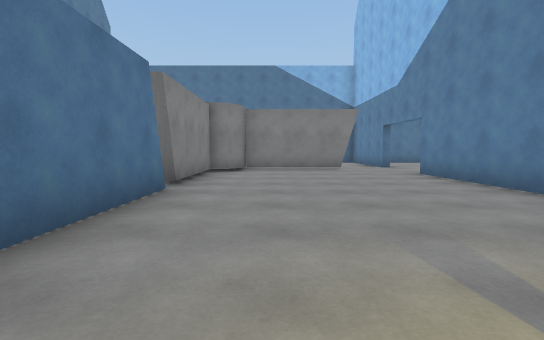
[1] (above)

22 first-person views from a walk through a Unity game level. The camera is 1.2 m above the floor, tilts 4° down and sees 85° across. The floor is counted in squares, 2 m on a side. Each view is taken from the middle of a square. On the plan, view 1 faces up. The plan holds only what a view shows up to about 9 squares ahead; the rest is blank. The player character is not drawn.

[2]
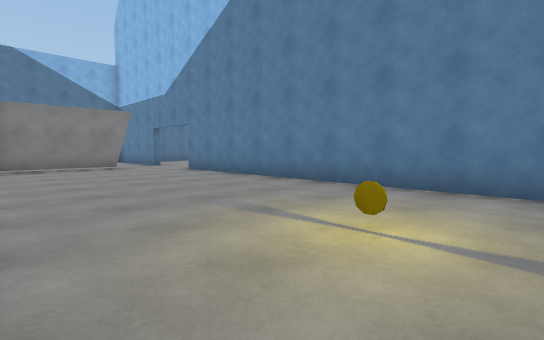

[3]
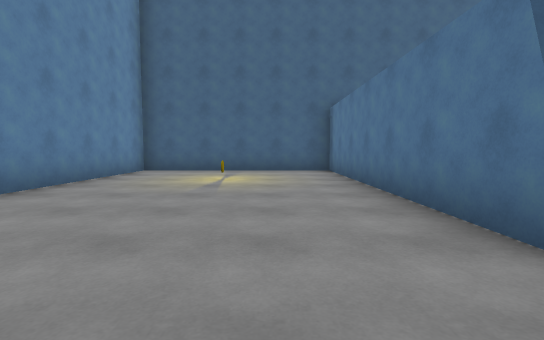

[4]
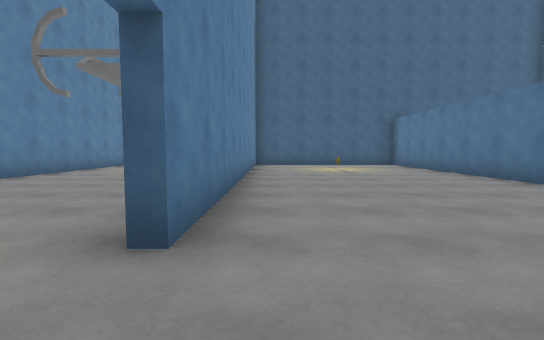

[5]
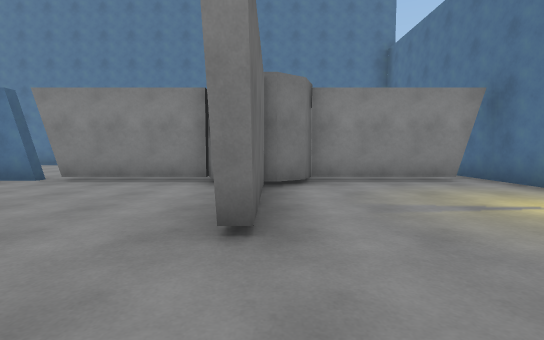

[6]
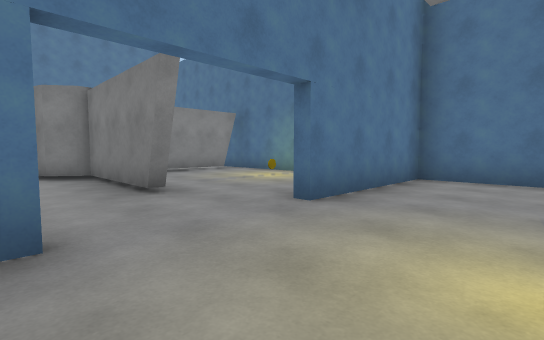

[7]
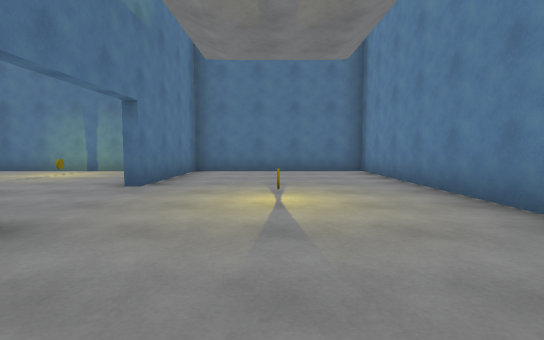

[8]
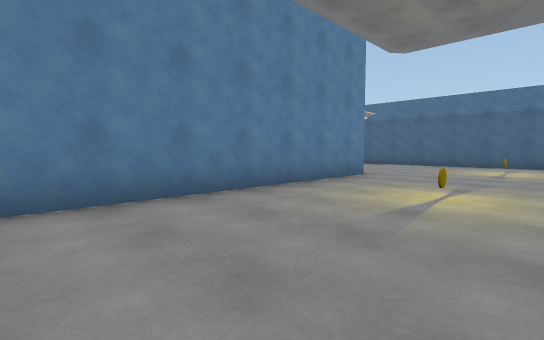

[9]
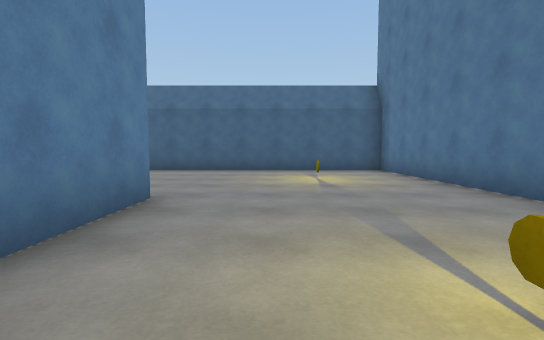

[10]
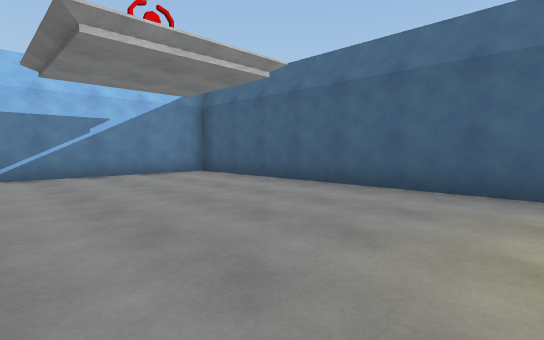

[11]
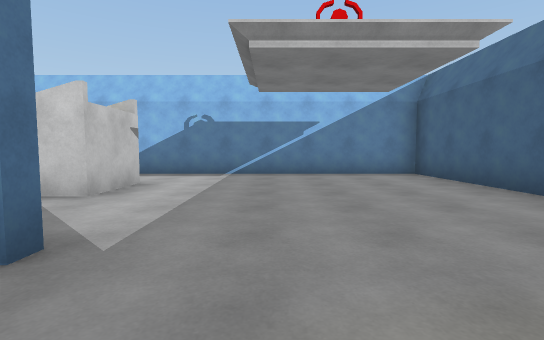

[12]
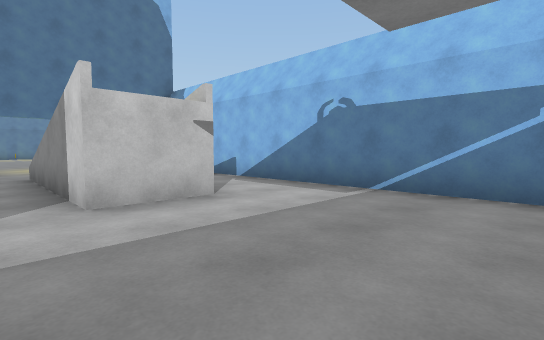

[13]
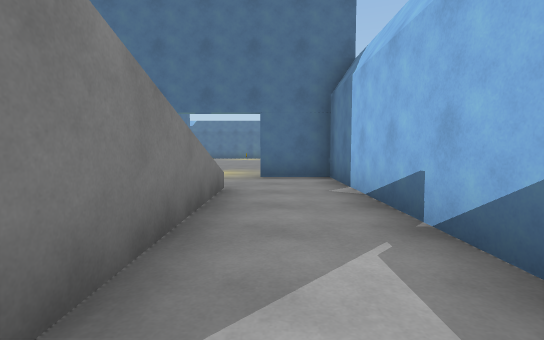

[14]
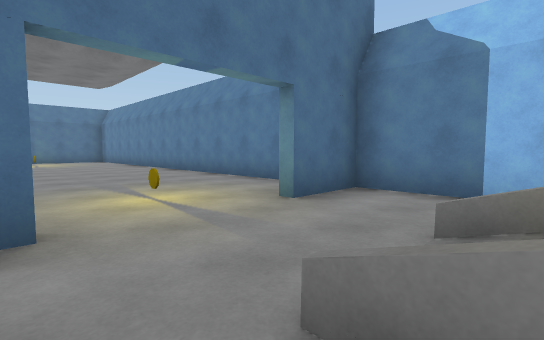

[15]
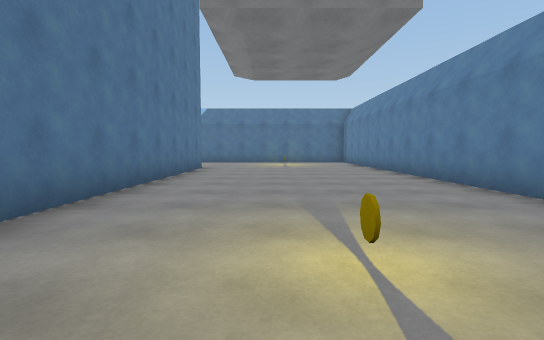

[16]
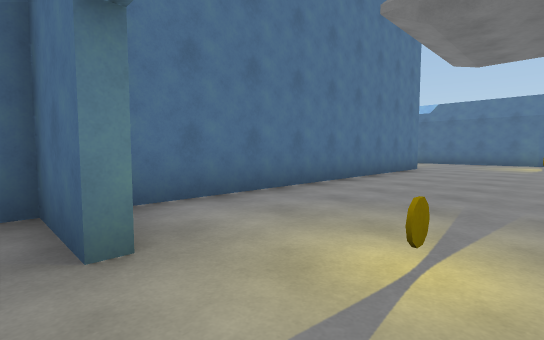

[17]
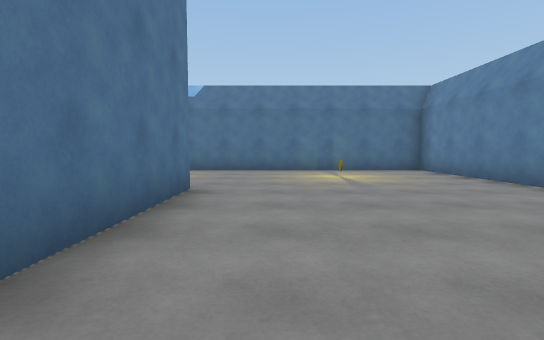

[18]
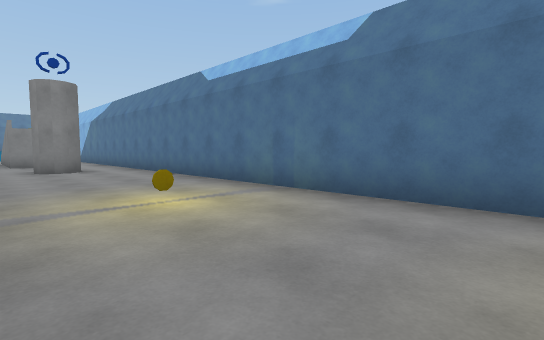

[19]
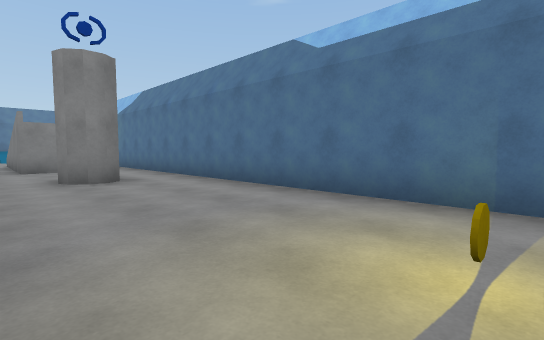

[20]
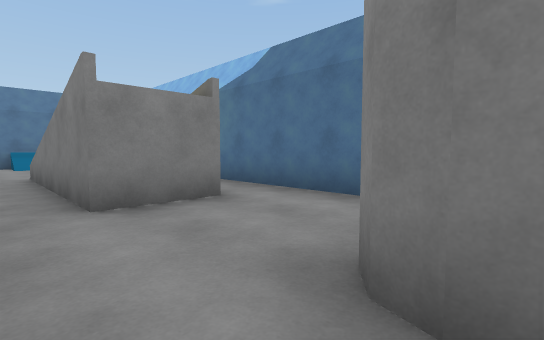

[21]
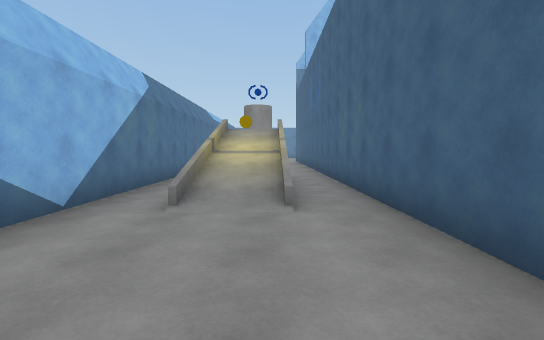

[22]
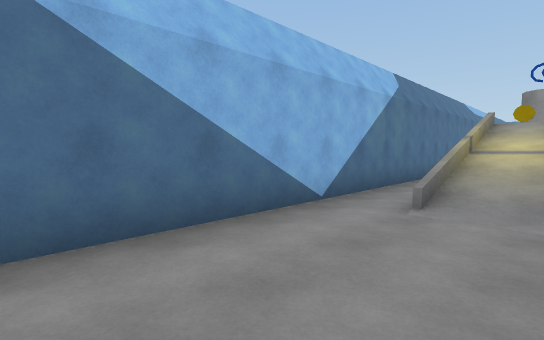

### Floor plan
Key: @ floor where view 1 was taken; # wall or solid block; x gap in a wall; . floor; / step, stairs or slope.
Columns run from 11 left of view 1 to 15 right of it. Each row starts with its distance up from view 1.
 18  ##########################
 17  .........................#
 16  /.../////..#.............#
 15 #/.../////................#
 14   ........................#
 13    ##################.....#
 12          #.....#....#.....#
 11          #.....#....#.....#
 10          #.....#....#.....#
  9          #####......#.....#
  8          ##.........#.....#
  7          #.....#....#.....#
  6          #.....#... #.....#
  5          x.....#... ##..###
  4          #.....#....#.....#
  3          #.....#....#.....#
  2          #.....#....#.//..#
  1          #.....#....#.//..#
  0          #.@...#....#.//..#
 -1          #.....#....#.//..#
 -2          #####.#....#.....#
 -3              ###..........#
 -4               #...........#
 -5               #...........#
 -6               #...........#
 -7               #...........#
 -8               #############

Positions as (right, up) in squares from view 1, and headings:
1: (0, 0), facing up
2: (-1, -1), facing up-right
3: (0, 6), facing down
4: (3, 9), facing down
5: (4, 9), facing left
6: (6, 7), facing up-left
7: (6, 5), facing up
8: (5, 4), facing down-right
9: (7, 1), facing down
10: (7, -3), facing down-right
11: (7, -4), facing right
12: (10, -5), facing up-right
13: (13, -2), facing up
14: (10, 2), facing up-right
15: (11, 4), facing up
16: (12, 4), facing up-left
17: (10, 9), facing up
18: (10, 14), facing up-left
19: (7, 14), facing up-left
20: (1, 14), facing up-left
21: (-10, 15), facing right
22: (-10, 15), facing up-right
